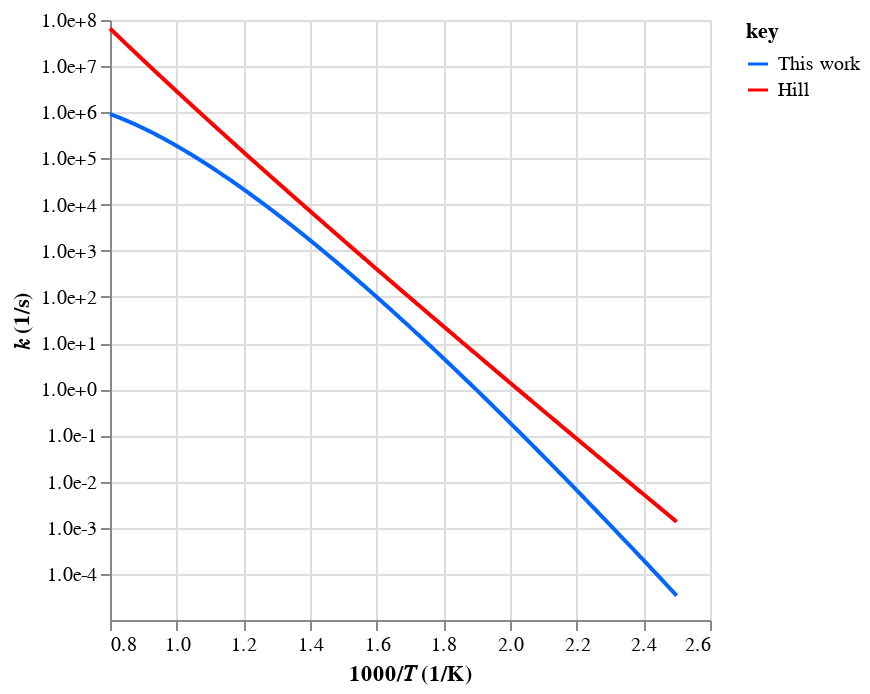
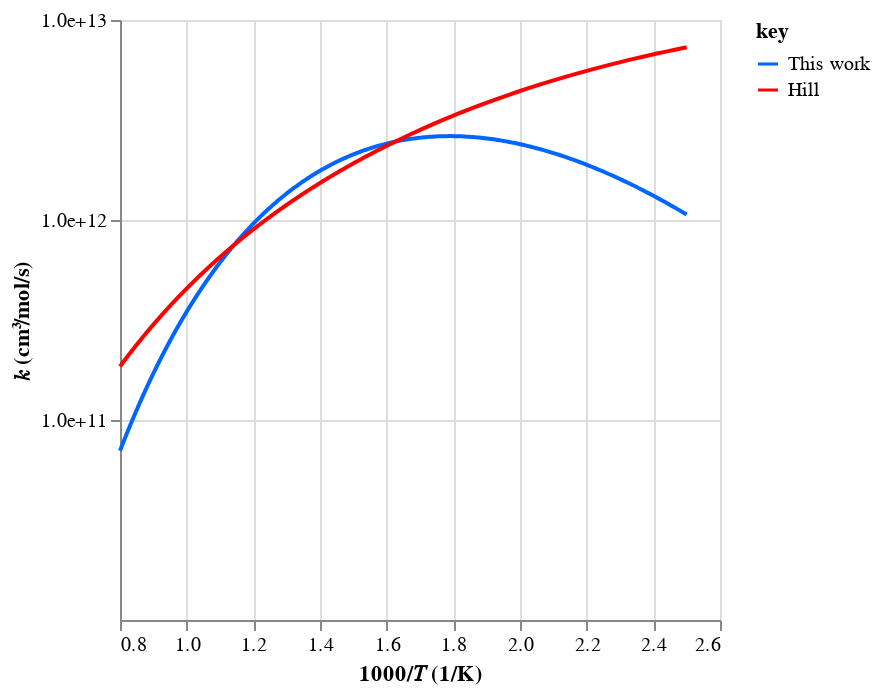
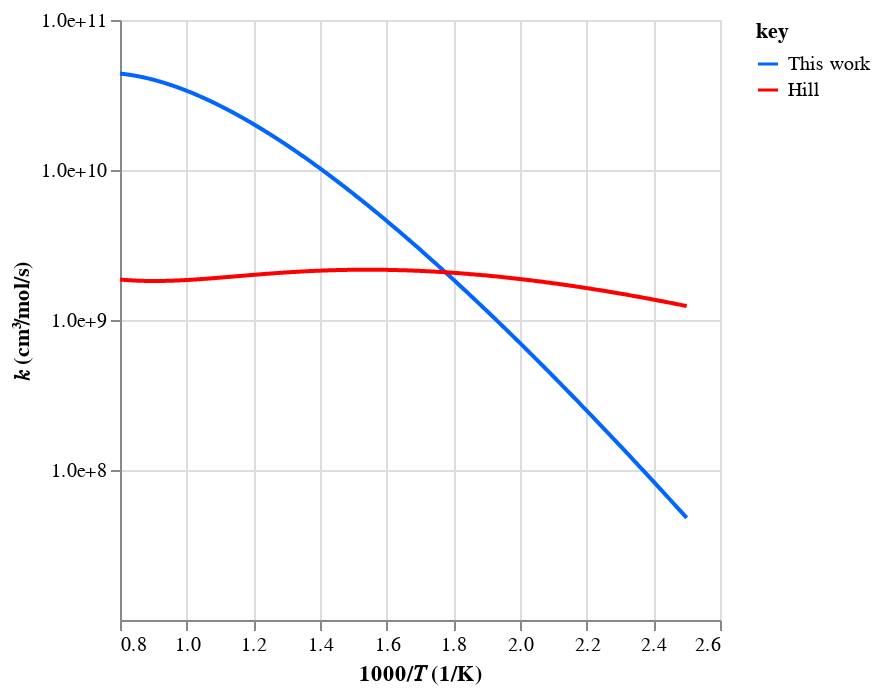

The cell these charts' notebook holds for them, in order:
### Code cell
# Check rates
workflow.plot_rates(tag=tag, root_path=root_path)

### Figure 1 — Vega-Lite specification as saved in the notebook (floating-point values rounded to 4 significant figures; data arrays with more than 128 entries replaced by an {"elided": "..."} marker saying what was removed)
{"config": {"view": {"continuousWidth": 300, "continuousHeight": 300}}, "data": {"name": "data-43f7999c0fb72a1c908a70c0c51f1d5e"}, "mark": {"type": "line"}, "encoding": {"color": {"field": "key", "scale": {"domain": ["This work", "Hill"], "range": ["#0066ff", "#ff0000"]}, "type": "nominal"}, "x": {"field": "x", "title": "1000/𝑇 (1/K)", "type": "quantitative"}, "y": {"axis": {"format": ".1e", "values": [0.0001, 0.001, 0.01, 0.1, 1, 10, 100, 1000, 10000, 100000, 1000000, 10000000, 100000000, 1000000000]}, "field": "value", "scale": {"type": "log"}, "title": "𝑘 (1/s)", "type": "quantitative"}}, "transform": [{"fold": ["This work", "Hill"]}], "$schema": "https://vega.github.io/schema/vega-lite/v5.20.1.json", "datasets": {"data-43f7999c0fb72a1c908a70c0c51f1d5e": {"elided": "500 records"}}}

### Figure 2 — Vega-Lite specification as saved in the notebook (floating-point values rounded to 4 significant figures; data arrays with more than 128 entries replaced by an {"elided": "..."} marker saying what was removed)
{"config": {"view": {"continuousWidth": 300, "continuousHeight": 300}}, "data": {"name": "data-47a3f378345362801a33198c23adb21c"}, "mark": {"type": "line"}, "encoding": {"color": {"field": "key", "scale": {"domain": ["This work", "Hill"], "range": ["#0066ff", "#ff0000"]}, "type": "nominal"}, "x": {"field": "x", "title": "1000/𝑇 (1/K)", "type": "quantitative"}, "y": {"axis": {"format": ".1e", "values": [100000000000, 1000000000000, 10000000000000, 100000000000000]}, "field": "value", "scale": {"type": "log"}, "title": "𝑘 (cm³/mol/s)", "type": "quantitative"}}, "transform": [{"fold": ["This work", "Hill"]}], "$schema": "https://vega.github.io/schema/vega-lite/v5.20.1.json", "datasets": {"data-47a3f378345362801a33198c23adb21c": {"elided": "500 records"}}}

### Figure 3 — Vega-Lite specification as saved in the notebook (floating-point values rounded to 4 significant figures; data arrays with more than 128 entries replaced by an {"elided": "..."} marker saying what was removed)
{"config": {"view": {"continuousWidth": 300, "continuousHeight": 300}}, "data": {"name": "data-fb7aed78b6e0e552681c43ed5a6e0cac"}, "mark": {"type": "line"}, "encoding": {"color": {"field": "key", "scale": {"domain": ["This work", "Hill"], "range": ["#0066ff", "#ff0000"]}, "type": "nominal"}, "x": {"field": "x", "title": "1000/𝑇 (1/K)", "type": "quantitative"}, "y": {"axis": {"format": ".1e", "values": [100000000, 1000000000, 10000000000, 100000000000, 1000000000000]}, "field": "value", "scale": {"type": "log"}, "title": "𝑘 (cm³/mol/s)", "type": "quantitative"}}, "transform": [{"fold": ["This work", "Hill"]}], "$schema": "https://vega.github.io/schema/vega-lite/v5.20.1.json", "datasets": {"data-fb7aed78b6e0e552681c43ed5a6e0cac": {"elided": "500 records"}}}
